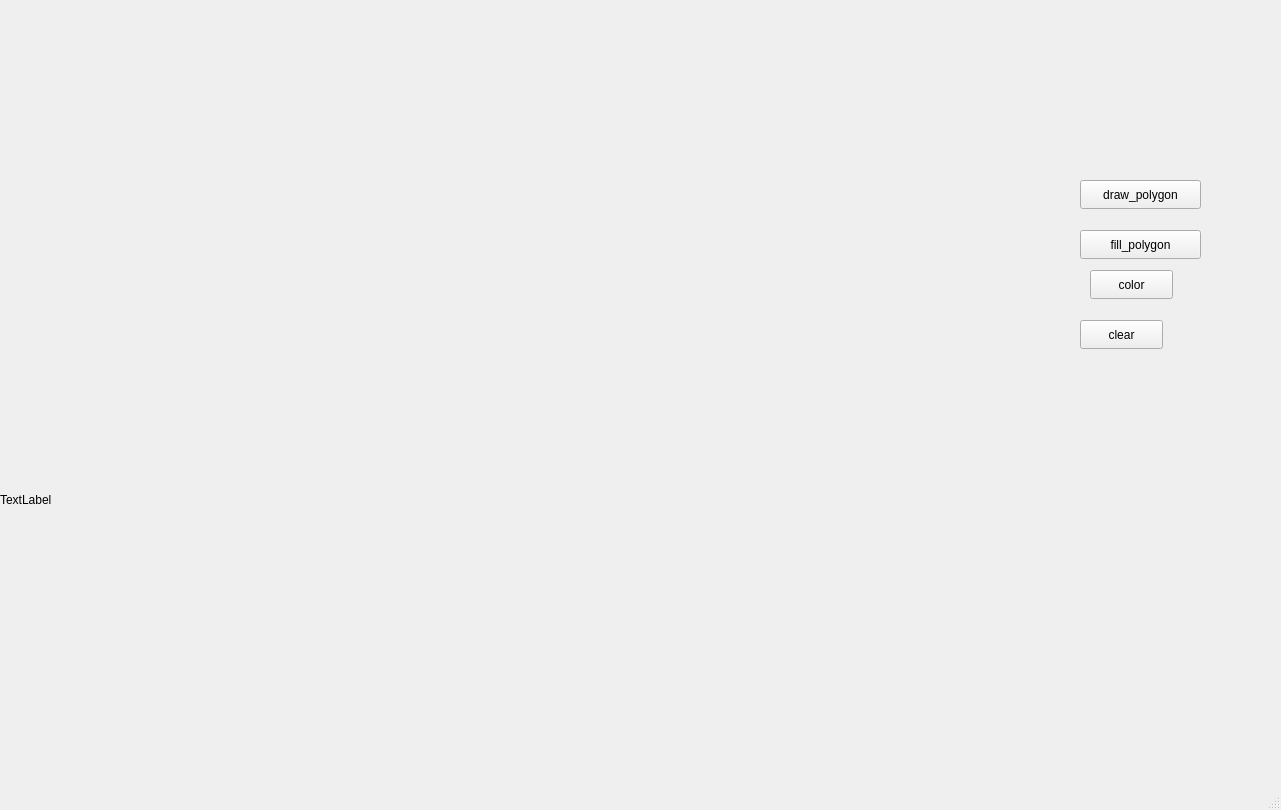
<?xml version="1.0" encoding="UTF-8"?>
<ui version="4.0">
 <class>MainWindow</class>
 <widget class="QMainWindow" name="MainWindow">
  <property name="geometry">
   <rect>
    <x>0</x>
    <y>0</y>
    <width>1281</width>
    <height>810</height>
   </rect>
  </property>
  <property name="windowTitle">
   <string>MainWindow</string>
  </property>
  <widget class="QWidget" name="centralwidget">
   <widget class="QLabel" name="label">
    <property name="geometry">
     <rect>
      <x>0</x>
      <y>0</y>
      <width>1000</width>
      <height>1000</height>
     </rect>
    </property>
    <property name="text">
     <string>TextLabel</string>
    </property>
   </widget>
   <widget class="QPushButton" name="pushButton">
    <property name="geometry">
     <rect>
      <x>1080</x>
      <y>180</y>
      <width>121</width>
      <height>29</height>
     </rect>
    </property>
    <property name="text">
     <string>draw_polygon</string>
    </property>
   </widget>
   <widget class="QPushButton" name="pushButton_2">
    <property name="geometry">
     <rect>
      <x>1080</x>
      <y>230</y>
      <width>121</width>
      <height>29</height>
     </rect>
    </property>
    <property name="text">
     <string>fill_polygon</string>
    </property>
   </widget>
   <widget class="QPushButton" name="pushButton_3">
    <property name="geometry">
     <rect>
      <x>1090</x>
      <y>270</y>
      <width>83</width>
      <height>29</height>
     </rect>
    </property>
    <property name="text">
     <string>color</string>
    </property>
   </widget>
   <widget class="QPushButton" name="pushButton_4">
    <property name="geometry">
     <rect>
      <x>1080</x>
      <y>320</y>
      <width>83</width>
      <height>29</height>
     </rect>
    </property>
    <property name="text">
     <string>clear</string>
    </property>
   </widget>
  </widget>
  <widget class="QMenuBar" name="menubar">
   <property name="geometry">
    <rect>
     <x>0</x>
     <y>0</y>
     <width>1281</width>
     <height>25</height>
    </rect>
   </property>
  </widget>
  <widget class="QStatusBar" name="statusbar"/>
 </widget>
 <resources/>
 <connections/>
</ui>
